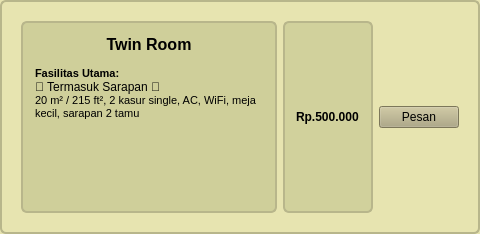
              <widget class="QFrame" name="roomFrame2_5">
               <property name="styleSheet">
                <string notr="true">
                QFrame { background-color: rgb(231,228,176); border: 2px solid rgb(184,182,139); border-radius: 6px; padding: 8px; }
                QLabel#roomTitle2 { font-weight: bold; font-size: 12pt; }
                QLabel#roomDesc2 { font-size: 9pt; }
              </string>
               </property>
               <layout class="QHBoxLayout" name="horizontalLayout_7">
                <item>
                 <layout class="QVBoxLayout" name="roomTextCol2_5"/>
                </item>
                <item>
                 <widget class="QTextEdit" name="textEdit_7">
                  <property name="styleSheet">
                   <string notr="true">background-color: rgb(207, 207, 154);</string>
                  </property>
                  <property name="html">
                   <string>&lt;!DOCTYPE HTML PUBLIC &quot;-//W3C//DTD HTML 4.0//EN&quot; &quot;http://www.w3.org/TR/REC-html40/strict.dtd&quot;&gt;
&lt;html&gt;&lt;head&gt;&lt;meta name=&quot;qrichtext&quot; content=&quot;1&quot; /&gt;&lt;meta charset=&quot;utf-8&quot; /&gt;&lt;style type=&quot;text/css&quot;&gt;
p, li { white-space: pre-wrap; }
hr { height: 1px; border-width: 0; }
li.unchecked::marker { content: &quot;\2610&quot;; }
li.checked::marker { content: &quot;\2612&quot;; }
&lt;/style&gt;&lt;/head&gt;&lt;body style=&quot; font-family:'Segoe UI'; font-size:9pt; font-weight:400; font-style:normal;&quot;&gt;
&lt;p align=&quot;center&quot; style=&quot; margin-top:0px; margin-bottom:0px; margin-left:0px; margin-right:0px; -qt-block-indent:0; text-indent:0px;&quot;&gt;&lt;span style=&quot; font-family:'MS Shell Dlg 2'; font-size:12pt; font-weight:600;&quot;&gt;Twin&lt;/span&gt;&lt;span style=&quot; font-family:'MS Shell Dlg 2'; font-size:12pt;&quot;&gt; &lt;/span&gt;&lt;span style=&quot; font-family:'MS Shell Dlg 2'; font-size:12pt; font-weight:600;&quot;&gt;Room&lt;/span&gt;&lt;/p&gt;
&lt;p style=&quot;-qt-paragraph-type:empty; margin-top:0px; margin-bottom:0px; margin-left:0px; margin-right:0px; -qt-block-indent:0; text-indent:0px; font-family:'MS Shell Dlg 2'; font-size:8pt;&quot;&gt;&lt;br /&gt;&lt;/p&gt;
&lt;p style=&quot; margin-top:0px; margin-bottom:0px; margin-left:0px; margin-right:0px; -qt-block-indent:0; text-indent:0px;&quot;&gt;&lt;span style=&quot; font-family:'MS Shell Dlg 2'; font-size:8pt; font-weight:600;&quot;&gt;Fasilitas Utama: &lt;/span&gt;&lt;/p&gt;
&lt;p style=&quot; margin-top:0px; margin-bottom:0px; margin-left:0px; margin-right:0px; -qt-block-indent:0; text-indent:0px;&quot;&gt;🍱 Termasuk Sarapan 🍱&lt;/p&gt;
&lt;p style=&quot; margin-top:0px; margin-bottom:0px; margin-left:0px; margin-right:0px; -qt-block-indent:0; text-indent:0px;&quot;&gt;&lt;span style=&quot; font-family:'MS Shell Dlg 2'; font-size:8pt;&quot;&gt;20 m² / 215 ft², 2 kasur single, AC, WiFi, meja kecil, sarapan 2 tamu&lt;/span&gt;&lt;/p&gt;
&lt;p style=&quot;-qt-paragraph-type:empty; margin-top:0px; margin-bottom:0px; margin-left:0px; margin-right:0px; -qt-block-indent:0; text-indent:0px; font-family:'MS Shell Dlg 2'; font-size:8pt;&quot;&gt;&lt;br /&gt;&lt;/p&gt;&lt;/body&gt;&lt;/html&gt;</string>
                  </property>
                 </widget>
                </item>
                <item>
                 <widget class="QLabel" name="label_23">
                  <property name="font">
                   <font>
                    <bold>true</bold>
                   </font>
                  </property>
                  <property name="styleSheet">
                   <string notr="true">background-color: rgb(209, 209, 156);</string>
                  </property>
                  <property name="text">
                   <string>Rp.500.000</string>
                  </property>
                 </widget>
                </item>
                <item>
                 <widget class="QPushButton" name="btnPrice2_5">
                  <property name="styleSheet">
                   <string notr="true"> color: rgb(0, 0, 0); background-color: rgb(174,167,126)
 </string>
                  </property>
                  <property name="text">
                   <string>Pesan</string>
                  </property>
                 </widget>
                </item>
               </layout>
              </widget>
